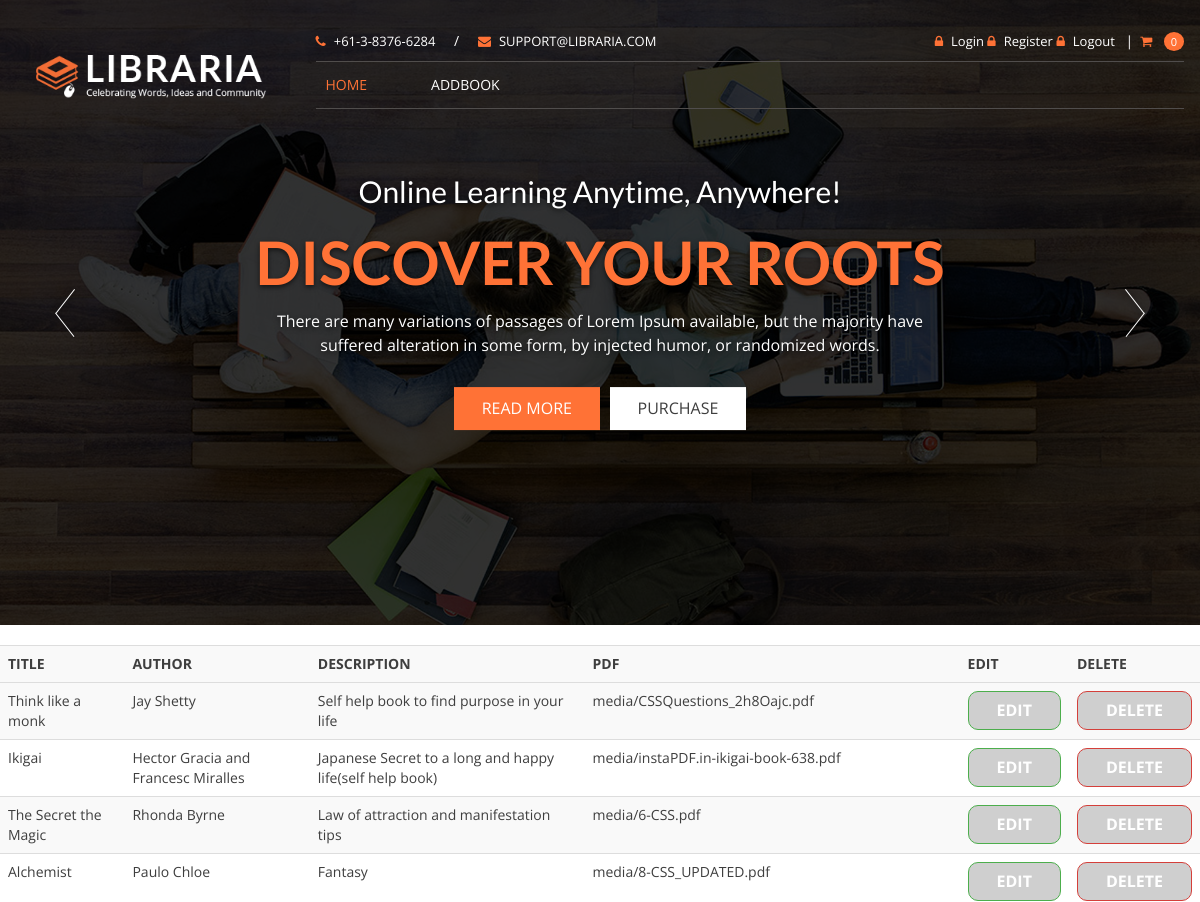
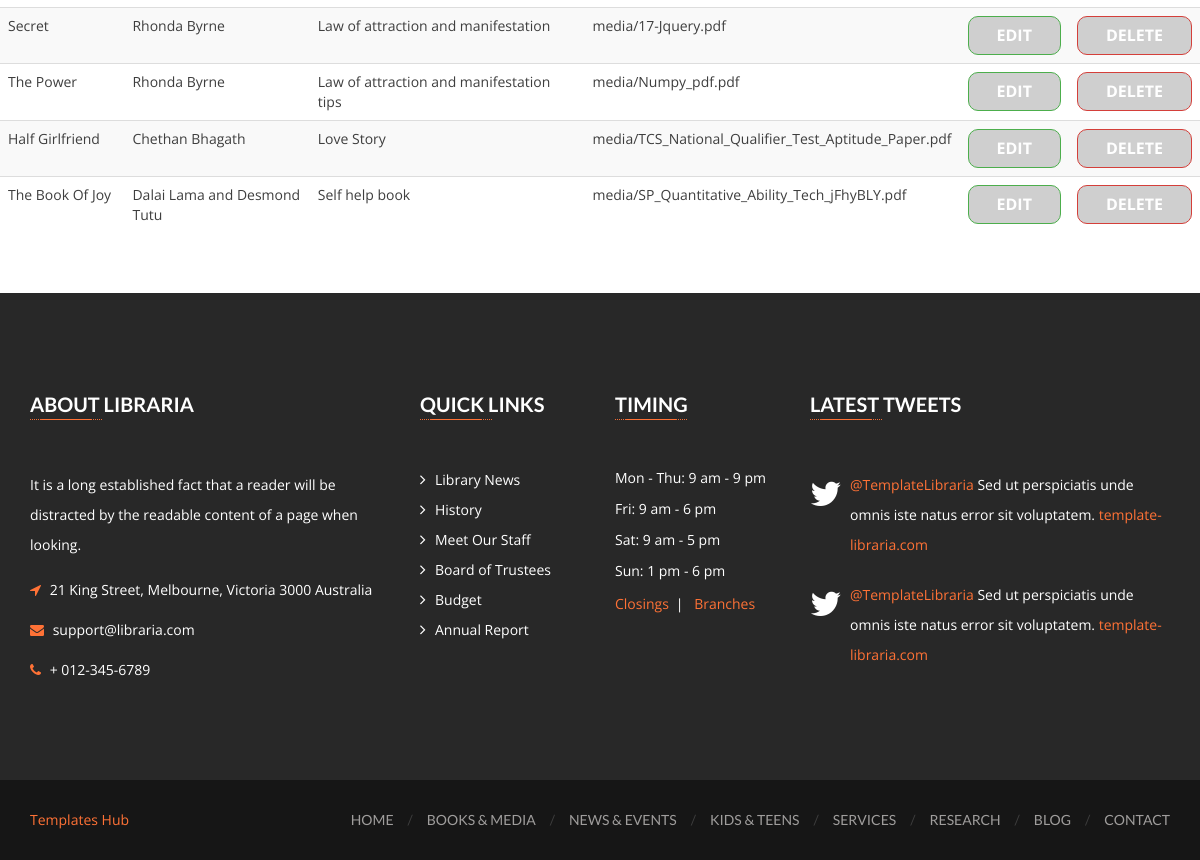
Screenshot of /librarianindex/ with the database file from the repository (2 pictures, top to bottom).
### bookstoreapp/models.py (models this page shows, shortened)
class Book(models.Model):
    name = models.CharField(max_length=100)
    author = models.CharField(max_length=100)
    desc = models.CharField(max_length=1000)
    pdf = models.FileField(upload_to='media',null=True)

### bookstoreapp/views.py (the view)
# urls.py: path('librarianindex/',v.LibrarianIndexView.as_view(),name="librarian/librarianindex"),
class LibrarianIndexView(ListView):
    model=Book
    template_name="librarian/librarianindex.html"
    context_object_name='obj'

### bookstoreapp/templates/librarian/librarianindex.html (shortened to what this page needs)
{% load static %}
<!DOCTYPE html>
<html lang="zxx">
<head>
    <link href="{% static 'css/font-awesome.min.css' %}" rel="stylesheet" type="text/css" />
    <link href="{% static 'css/mmenu.css' %}" rel="stylesheet" type="text/css" />
    <link href="{% static 'css/mmenu.positioning.css' %}" rel="stylesheet" type="text/css" />
    <link href="{% static 'style.css' %}" rel="stylesheet" type="text/css" />
</head>
<body>
    <header id="header-v1" class="navbar-wrapper">
        <div class="container">
            <div class="row">
                <nav class="navbar navbar-default">
                    <div class="row">
                        <div class="col-md-3">
                            <div class="navbar-header">
                                <div class="navbar-brand">
                                    <h1>
                                        <a href="index-2.html">
                                            <img src="{% static 'images/libraria-logo-v1.png' %}"
                                                alt="LIBRARIA" />
                                        </a>
                                    </h1>
                                </div>
                            </div>
                        </div>
                        <div class="col-md-9">
                            <div class="header-topbar hidden-sm hidden-xs">
                                <div class="row">
                                    <div class="col-sm-6">
                                        <div class="topbar-info">
                                            <a href="tel:+61-3-8376-6284"><i class="fa fa-phone"></i>+61-3-8376-6284</a>
                                            <span>/</span>
                                            <a href="mailto:support@libraria.com"><i
                                                    class="fa fa-envelope"></i>support@libraria.com</a>
                                        </div>
                                    </div>
                                    <div class="col-sm-6">
                                        <div class="topbar-links">
                                            <a href="{% url 'registration/loginpage' %}"><i class="fa fa-lock"></i>Login
                                            </a>
                                            <a href="{% url 'registration/registerpage' %}"><i
                                                    class="fa fa-lock"></i>Register</a>
                                            <a href="{% url 'registration/logout' %}"><i
                                                    class="fa fa-lock"></i>Logout</a>
                                            <span>|</span>
                                            <div class="header-cart dropdown">
                                                <a data-toggle="dropdown" class="dropdown-toggle" href="#">
                                                    <i class="fa fa-shopping-cart"></i>
                                                    <small>0</small>
                                                </a>
                                            </div>
                                        </div>
                                    </div>
                                </div>
                            </div>
                            <div class="navbar-collapse hidden-sm hidden-xs">
                                <ul class="nav navbar-nav">
                                    <li class="dropdown active">
                                        <a data-toggle="dropdown" class="dropdown-toggle disabled"
                                            href="{% url 'homepage' %}">HOME</a>
                                    </li>
                                    <li><a href="{% url 'librarian/addbook' %}">ADDBOOK</a></li>
                                </ul>
                            </div>
                        </div>
                </nav>
            </div>
        </div>
    </header>
    <div data-ride="carousel" class="carousel slide" id="home-v1-header-carousel">
        <div class="carousel-inner">
            <div class="item active">
                <figure>
                    <img alt="Home Slide" src="{% static 'images/header-slider/home-v1/header-slide.jpg' %}" />
                </figure>
                <div class="container">
                    <div class="carousel-caption">
                        <h3>Online Learning Anytime, Anywhere!</h3>
                        <h2>Discover Your Roots</h2>
                        <p>There are many variations of passages of Lorem Ipsum available, but the majority have
                            suffered alteration in some form, by injected humor, or randomized words.</p>
                        <div class="slide-buttons hidden-sm hidden-xs">
                            <a href="#" class="btn btn-primary">Read More </a>
                            <a href="#" class="btn btn-default">Purchase</a>
                        </div>
                    </div>
                </div>
            </div>
        </div>
        <a class="left carousel-control" href="#home-v1-header-carousel" data-slide="prev"></a>
        <a class="right carousel-control" href="#home-v1-header-carousel" data-slide="next"></a>
    </div>
    <body>
        <table class='table table-primary table-striped'>
            <tr>
                <th>TITLE</th>
                <th>AUTHOR</th>
                <th>DESCRIPTION</th>
                <th>PDF</th>
                <th>EDIT</th>
                <th>DELETE</th>
            </tr>
            <tr>
                {% for i in obj %}
            <tr>
                <td>{{i.name}}</td>
                <td>{{i.author}}</td>
                <td>{{i.desc}}</td>
                <td>{{i.pdf}}</td>
                <td>
                    <a href="{% url 'librarian/editbookpage' i.id %}" class="btn btn-success badge">EDIT</a>
                </td>
                <td><a class="btn btn-danger badge" href="{%url 'librarian/deletepage' i.id %}">DELETE</a></td>
            </tr>
            {% endfor %}
            </tr>
            <br>
        </table>
        <br>
        <br>
        <footer class="site-footer">
            <div class="container">
                <div id="footer-widgets">
                    <div class="row">
                        <div class="col-md-4 col-sm-6 widget-container">
                            <div id="text-2" class="widget widget_text">
                                <h3 class="footer-widget-title">About Libraria</h3>
                                <span class="underline left"></span>
                                <div class="textwidget">
                                    It is a long established fact that a reader will be distracted by the readable
                                    content of a page when looking.
                                </div>
                                <address>
                                    <div class="info">
                                        <i class="fa fa-location-arrow"></i>
                                        <span>21 King Street, Melbourne, Victoria 3000 Australia</span>
                                    </div>
                                    <div class="info">
                                        <i class="fa fa-envelope"></i>
                                        <span><a href="mailto:support@libraria.com">support@libraria.com</a></span>
                                    </div>
                                    <div class="info">
                                        <i class="fa fa-phone"></i>
                                        <span><a href="tel:012-345-6789">+ 012-345-6789</a></span>
                                    </div>
                                </address>
                            </div>
                        </div>
                        <div class="col-md-2 col-sm-6 widget-container">
                            <div id="nav_menu-2" class="widget widget_nav_menu">
                                <h3 class="footer-widget-title">Quick Links</h3>
                                <span class="underline left"></span>
                                <div class="menu-quick-links-container">
                                    <ul id="menu-quick-links" class="menu">
                                        <li><a href="#">Library News</a></li>
                                        <li><a href="#">History</a></li>
                                        <li><a href="#">Meet Our Staff</a></li>
                                        <li><a href="#">Board of Trustees</a></li>
                                        <li><a href="#">Budget</a></li>
                                        <li><a href="#">Annual Report</a></li>
                                    </ul>
                                </div>
                            </div>
                        </div>
                        <div class="col-md-2 col-sm-6 widget-container">
                            <div id="text-4" class="widget widget_text">
                                <h3 class="footer-widget-title">Timing</h3>
                                <span class="underline left"></span>
                                <div class="timming-text-widget">
                                    <time datetime="2017-02-13">Mon - Thu: 9 am - 9 pm</time>
                                    <time datetime="2017-02-13">Fri: 9 am - 6 pm</time>
                                    <time datetime="2017-02-13">Sat: 9 am - 5 pm</time>
                                    <time datetime="2017-02-13">Sun: 1 pm - 6 pm</time>
                                    <ul>
                                        <li><a href="#">Closings</a></li>
                                        <li><a href="#">Branches</a></li>
                                    </ul>
                                </div>
                            </div>
                        </div>
                        <div class="col-md-4 col-sm-6 widget-container">
                            <div class="widget twitter-widget">
                                <h3 class="footer-widget-title">Latest Tweets</h3>
                                <span class="underline left"></span>
                                <div id="twitter-feed">
                                    <ul>
                                        <li>
                                            <p><a href="#">@TemplateLibraria</a> Sed ut perspiciatis unde omnis iste
                                                natus error sit voluptatem. <a href="#">template-libraria.com</a></p>
                                        </li>
                                        <li>
                                            <p><a href="#">@TemplateLibraria</a> Sed ut perspiciatis unde omnis iste
                                                natus error sit voluptatem. <a href="#">template-libraria.com</a></p>
                                        </li>
                                    </ul>
                                </div>
                            </div>
                        </div>
                    </div>
                </div>
            </div>
            <div class="sub-footer">
                <div class="container">
                    <div class="row">
                        <div class="footer-text col-md-3">
                            <p><a target="_blank" href="https://www.templateshub.net">Templates Hub</a></p>
                        </div>
                        <div class="col-md-9 pull-right">
                            <ul>
                                <li><a href="index-2.html">Home</a></li>
                                <li><a href="books-media-list-view.html">Books &amp; Media</a></li>
                                <li><a href="news-events-list-view.html">News &amp; Events</a></li>
                                <li><a href="#">Kids &amp; Teens</a></li>
                                <li><a href="services.html">Services</a></li>
                                <li><a href="#">Research</a></li>
                                <li><a href="blog.html">Blog</a></li>
                                <li><a href="contact.html">Contact</a></li>
                            </ul>
                        </div>
                    </div>
                </div>
            </div>
        </footer>
    </body>
</html>

### rows the page displays
Book: name "Think like a monk", author "Jay Shetty", desc "Self help book to find purpose in your life", pdf "media/CSSQuestions_2h8Oajc.pdf"
Book: name "Ikigai", author "Hector Gracia and Francesc Miralles", desc "Japanese Secret to a long and happy life(self help book)", pdf "media/instaPDF.in-ikigai-book-638.pdf"
Book: name "The Secret the Magic", author "Rhonda Byrne", desc "Law of attraction and manifestation tips", pdf "media/6-CSS.pdf"
Book: name "Alchemist", author "Paulo Chloe", desc "Fantasy", pdf "media/8-CSS_UPDATED.pdf"
Book: name "Secret", author "Rhonda Byrne", desc "Law of attraction and manifestation", pdf "media/17-Jquery.pdf"
Book: name "The Power", author "Rhonda Byrne", desc "Law of attraction and manifestation tips", pdf "media/Numpy_pdf.pdf"
Book: name "Half Girlfriend", author "Chethan Bhagath", desc "Love Story", pdf "media/TCS_National_Qualifier_Test_Aptitude_Paper.pdf"
Book: name "The Book Of Joy", author "Dalai Lama and Desmond Tutu", desc "Self help book", pdf "media/SP_Quantitative_Ability_Tech_jFhyBLY.pdf"
